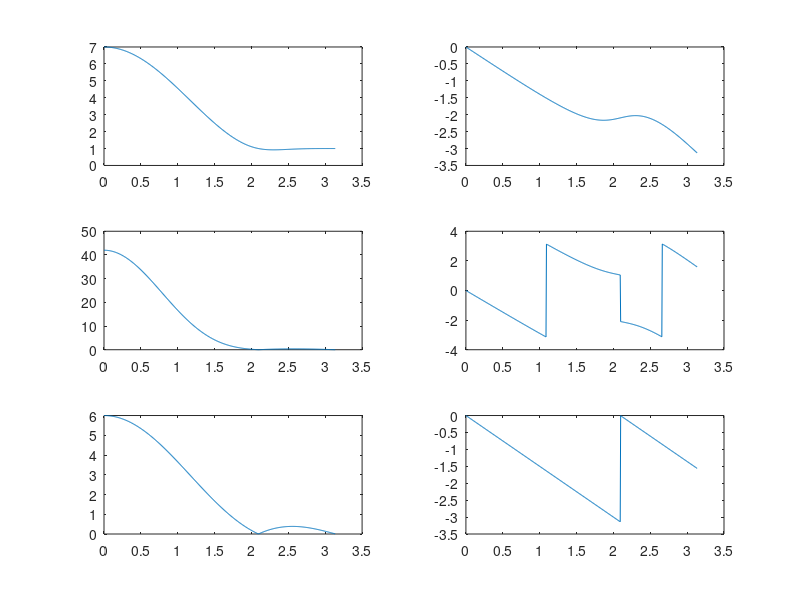

The MATLAB source for this figure:
clear all
close all
clc
xn=[1 3 2 1];
yn=[1 5 10 12 9 4 1];
hn=deconv(yn,xn)
[h1,fx]=freqz(xn);
[h2,fy]=freqz(yn);
[h3,fh]=freqz(hn);
subplot(321)
plot(fx,abs(h1))
subplot(322)
plot(fx,angle(h1))
subplot(323)
plot(fy,abs(h2))
subplot(324)
plot(fy,angle(h2))
subplot(325)
plot(fh,abs(h3))
subplot(326)
plot(fh,angle(h3))